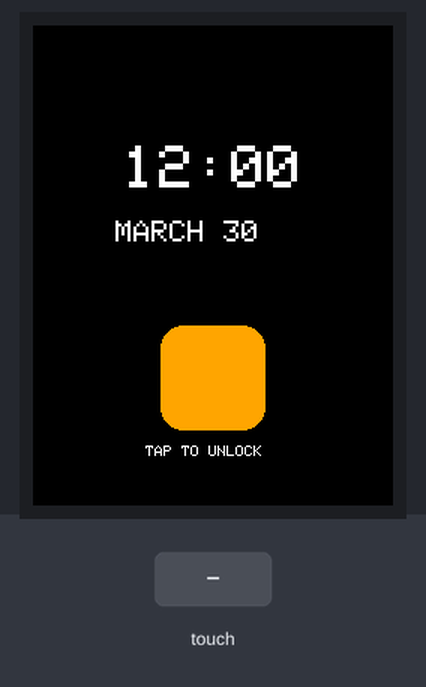
Simulated run of this sketch. Board: Arduino Mega 2560, built for the host (arithmetic inside an expression is 32-bit, double 64-bit). Shown: 240×320 colour display. The inputs (shaded band) are chosen by the test bench. Random numbers use the default seed unless the sketch sets one.

Above: at 1.4 s.
1.5 s: touch panel pressed at 13 % / 10 % of its raw x / y range
At 2.6 s:
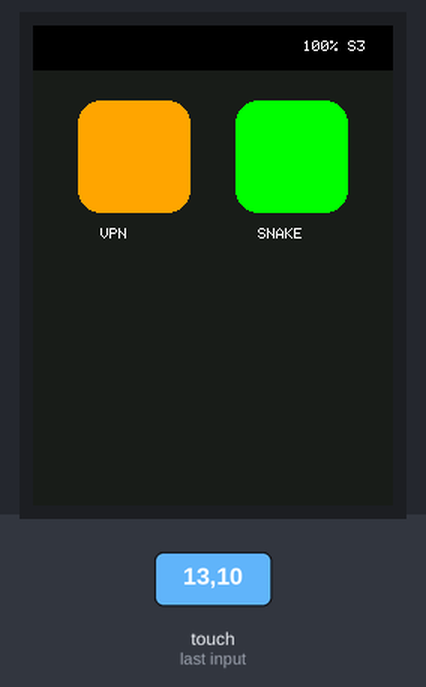
3.0 s: touch panel pressed at 62 % / 70 % of its raw x / y range
At 3.22 s:
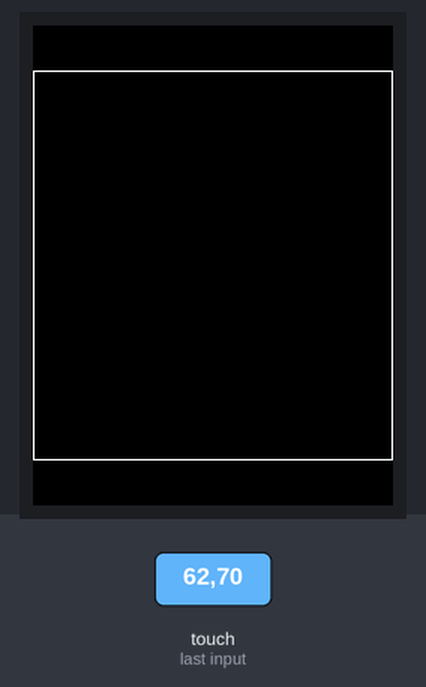
At 5.8 s:
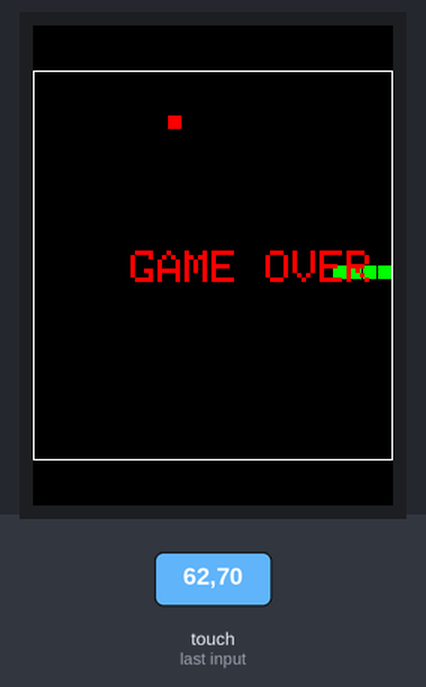
Timing chart, 0 to 7.3 s (numbered marks = the images above; inputs shaded):
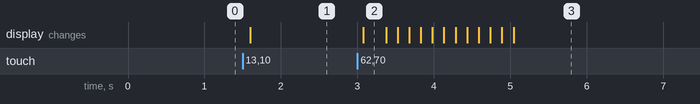

Measured:
- after the input at 1.5 s, the display: changes after 0.10 s (image 1)
- after the input at 3.0 s, the display: changes after 0.08 s (image 2)

The sketch:

StrayDroid.ino
```cpp
#include "Adafruit_GFX.h"
#include "Adafruit_ILI9341.h"
#include <Wire.h>
#include <Adafruit_FT6206.h>

// --- ПИНЫ ---
#define TFT_CS 42
#define TFT_DC 40
#define TFT_RST 41
#define TFT_MOSI 39
#define TFT_SCLK 38

Adafruit_ILI9341 tft = Adafruit_ILI9341(TFT_CS, TFT_DC, TFT_MOSI, TFT_SCLK, TFT_RST);
Adafruit_FT6206 ts = Adafruit_FT6206();

int currentApp = 0; // 0-Lock, 1-Menu, 2-VPN, 3-Snake
bool vpnConn = false;

// Змейка
int sX[100], sY[100], sLen = 5, sDir = 1, fX, fY;
bool gOver = false;
unsigned long snakeTimer = 0;

void setup() {
  tft.begin();
  tft.setRotation(0); // Вертикальный режим для StrayDroid
  Wire.begin(2, 1);
  ts.begin(40);
  drawLockScreen();
}

void drawLockScreen() {
  currentApp = 0;
  tft.fillScreen(ILI9341_BLACK);
  tft.setTextColor(ILI9341_WHITE); tft.setTextSize(4);
  tft.setCursor(60, 80); tft.print("12:00");
  tft.setTextSize(2); tft.setCursor(55, 130); tft.print("MARCH 30");
  tft.fillRoundRect(85, 200, 70, 70, 15, ILI9341_ORANGE);
  tft.setCursor(75, 280); tft.setTextSize(1); tft.print("TAP TO UNLOCK");
}

void drawMenu() {
  currentApp = 1;
  tft.fillScreen(0x18E3); // Темно-серый фон
  tft.fillRect(0, 0, 240, 30, ILI9341_BLACK); // Статус-бар
  tft.setTextColor(ILI9341_WHITE); tft.setTextSize(1);
  tft.setCursor(180, 10); tft.print("100% S3");

  // Иконки
  drawIcon(30, 50, "VPN", 0xFD20);
  drawIcon(135, 50, "SNAKE", ILI9341_GREEN);
}

void drawIcon(int x, int y, const char* name, uint16_t color) {
  tft.fillRoundRect(x, y, 75, 75, 15, color);
  tft.setCursor(x+15, y+85); tft.setTextColor(ILI9341_WHITE); tft.setTextSize(1);
  tft.print(name);
}

void drawVPN() {
  currentApp = 2;
  tft.fillScreen(ILI9341_BLACK);
  tft.setTextColor(ILI9341_WHITE); tft.setTextSize(2);
  tft.setCursor(10, 15); tft.print("Amnezia VPN");
  uint16_t col = vpnConn ? 0xFD20 : 0x7BEF;
  tft.drawCircle(120, 160, 75, col);
  tft.drawCircle(120, 160, 74, col);
  tft.setCursor(vpnConn ? 105 : 95, 152);
  tft.setTextColor(col); tft.setTextSize(3);
  tft.print(vpnConn ? "ON" : "OFF");

  tft.setTextSize(1); tft.setCursor(75, 305); tft.setTextColor(0x7BEF);
  tft.print("SWIPE DOWN HOME");
}

void startSnake() {
  currentApp = 3; gOver = false; sLen = 5; sDir = 1;
  for(int i=0; i<sLen; i++) { sX[i] = 120 - (i*10); sY[i] = 160; }
  fX = random(2, 22) * 10; fY = random(5, 27) * 10;
  tft.fillScreen(ILI9341_BLACK);
  tft.drawRect(0, 30, 240, 260, ILI9341_WHITE);
}

void loop() {
  if (ts.touched()) {
    TS_Point p = ts.getPoint();
    // Корректировка тача под вертикальный экран
    int x = map(p.x, 0, 240, 240, 0);
    int y = map(p.y, 0, 320, 0, 320);

    if (currentApp == 0) { drawMenu(); delay(300); }
    else if (currentApp == 1) {
      if (x > 30 && x < 105 && y > 50 && y < 125) { drawVPN(); delay(300); }
      if (x > 135 && x < 210 && y > 50 && y < 125) { startSnake(); delay(300); }
    }
    else if (currentApp == 2) {
      if (x > 45 && x < 195 && y > 85 && y < 235) { vpnConn = !vpnConn; drawVPN(); delay(300); }
    }
    else if (currentApp == 3) {
      // Кнопки управления змейкой на таче
      if (y < 100) sDir = 0; // Вверх
      else if (y > 220 && y < 290) sDir = 2; // Вниз
      else if (x < 100) sDir = 3; // Влево
      else if (x > 140) sDir = 1; // Вправо
    }

    // Кнопка HOME (нижняя полоса)
    if (y > 300 && currentApp != 0) { drawMenu(); delay(300); }
  }

  // Логика игры Змейка
  if (currentApp == 3 && !gOver && millis() - snakeTimer > 150) {
    snakeTimer = millis();
    tft.fillRect(sX[sLen-1], sY[sLen-1], 9, 9, ILI9341_BLACK); // Стираем хвост
    for(int i = sLen-1; i > 0; i--) { sX[i] = sX[i-1]; sY[i] = sY[i-1]; }

    if(sDir == 0) sY[0] -= 10;
    else if(sDir == 1) sX[0] += 10;
    else if(sDir == 2) sY[0] += 10;
    else if(sDir == 3) sX[0] -= 10;

    // Проверка столкновений
    if(sX[0] < 5 || sX[0] > 230 || sY[0] < 35 || sY[0] > 280) {
      gOver = true;
      tft.setCursor(65, 150); tft.setTextColor(ILI9341_RED); tft.setTextSize(3);
      tft.print("GAME OVER");
    }

    // Поедание яблока
    if(sX[0] == fX && sY[0] == fY) {
      sLen++;
      fX = random(2, 22) * 10; fY = random(5, 27) * 10;
    }

    tft.fillRect(sX[0], sY[0], 9, 9, ILI9341_GREEN); // Рисуем голову
    tft.fillRect(fX, fY, 9, 9, ILI9341_RED); // Рисуем яблоко
  }
}
```
